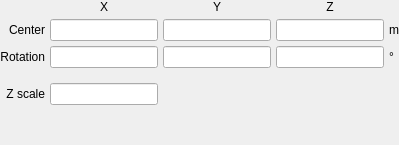
             <widget class="QWidget" name="boy">
              <property name="font">
               <font>
                <weight>50</weight>
                <bold>false</bold>
               </font>
              </property>
              <layout class="QGridLayout" name="gridLayout_9">
               <property name="leftMargin">
                <number>0</number>
               </property>
               <property name="topMargin">
                <number>0</number>
               </property>
               <property name="rightMargin">
                <number>0</number>
               </property>
               <property name="bottomMargin">
                <number>0</number>
               </property>
               <property name="spacing">
                <number>5</number>
               </property>
               <item row="2" column="2">
                <widget class="LineEdit" name="lineedit_boy_rotationy">
                 <property name="font">
                  <font>
                   <weight>50</weight>
                   <bold>false</bold>
                  </font>
                 </property>
                </widget>
               </item>
               <item row="1" column="3">
                <widget class="LineEdit" name="lineedit_boy_translationz">
                 <property name="font">
                  <font>
                   <weight>50</weight>
                   <bold>false</bold>
                  </font>
                 </property>
                </widget>
               </item>
               <item row="1" column="0">
                <widget class="QLabel" name="label_69">
                 <property name="font">
                  <font>
                   <weight>50</weight>
                   <bold>false</bold>
                  </font>
                 </property>
                 <property name="text">
                  <string>Center</string>
                 </property>
                 <property name="alignment">
                  <set>Qt::AlignRight|Qt::AlignTrailing|Qt::AlignVCenter</set>
                 </property>
                </widget>
               </item>
               <item row="2" column="0">
                <widget class="QLabel" name="label_70">
                 <property name="font">
                  <font>
                   <weight>50</weight>
                   <bold>false</bold>
                  </font>
                 </property>
                 <property name="text">
                  <string>Rotation</string>
                 </property>
                 <property name="alignment">
                  <set>Qt::AlignRight|Qt::AlignTrailing|Qt::AlignVCenter</set>
                 </property>
                </widget>
               </item>
               <item row="1" column="2">
                <widget class="LineEdit" name="lineedit_boy_translationy">
                 <property name="font">
                  <font>
                   <weight>50</weight>
                   <bold>false</bold>
                  </font>
                 </property>
                </widget>
               </item>
               <item row="1" column="1">
                <widget class="LineEdit" name="lineedit_boy_translationx">
                 <property name="font">
                  <font>
                   <weight>50</weight>
                   <bold>false</bold>
                  </font>
                 </property>
                </widget>
               </item>
               <item row="2" column="1">
                <widget class="LineEdit" name="lineedit_boy_rotationx">
                 <property name="font">
                  <font>
                   <weight>50</weight>
                   <bold>false</bold>
                  </font>
                 </property>
                </widget>
               </item>
               <item row="4" column="0">
                <widget class="QLabel" name="label_71">
                 <property name="font">
                  <font>
                   <weight>50</weight>
                   <bold>false</bold>
                  </font>
                 </property>
                 <property name="text">
                  <string>Z scale</string>
                 </property>
                 <property name="alignment">
                  <set>Qt::AlignRight|Qt::AlignTrailing|Qt::AlignVCenter</set>
                 </property>
                </widget>
               </item>
               <item row="2" column="3">
                <widget class="LineEdit" name="lineedit_boy_rotationz">
                 <property name="font">
                  <font>
                   <weight>50</weight>
                   <bold>false</bold>
                  </font>
                 </property>
                </widget>
               </item>
               <item row="5" column="1">
                <spacer name="verticalSpacer_12">
                 <property name="orientation">
                  <enum>Qt::Vertical</enum>
                 </property>
                 <property name="sizeHint" stdset="0">
                  <size>
                   <width>20</width>
                   <height>40</height>
                  </size>
                 </property>
                </spacer>
               </item>
               <item row="4" column="1">
                <widget class="LineEdit" name="lineedit_boy_zscale">
                 <property name="font">
                  <font>
                   <weight>50</weight>
                   <bold>false</bold>
                  </font>
                 </property>
                </widget>
               </item>
               <item row="3" column="1">
                <spacer name="verticalSpacer_47">
                 <property name="orientation">
                  <enum>Qt::Vertical</enum>
                 </property>
                 <property name="sizeType">
                  <enum>QSizePolicy::Maximum</enum>
                 </property>
                 <property name="sizeHint" stdset="0">
                  <size>
                   <width>20</width>
                   <height>10</height>
                  </size>
                 </property>
                </spacer>
               </item>
               <item row="0" column="1">
                <widget class="QLabel" name="label_234">
                 <property name="font">
                  <font>
                   <weight>50</weight>
                   <bold>false</bold>
                  </font>
                 </property>
                 <property name="text">
                  <string>X</string>
                 </property>
                 <property name="alignment">
                  <set>Qt::AlignCenter</set>
                 </property>
                </widget>
               </item>
               <item row="0" column="2">
                <widget class="QLabel" name="label_235">
                 <property name="font">
                  <font>
                   <weight>50</weight>
                   <bold>false</bold>
                  </font>
                 </property>
                 <property name="text">
                  <string>Y</string>
                 </property>
                 <property name="alignment">
                  <set>Qt::AlignCenter</set>
                 </property>
                </widget>
               </item>
               <item row="0" column="3">
                <widget class="QLabel" name="label_236">
                 <property name="font">
                  <font>
                   <weight>50</weight>
                   <bold>false</bold>
                  </font>
                 </property>
                 <property name="text">
                  <string>Z</string>
                 </property>
                 <property name="alignment">
                  <set>Qt::AlignCenter</set>
                 </property>
                </widget>
               </item>
               <item row="1" column="4">
                <widget class="QLabel" name="label_237">
                 <property name="font">
                  <font>
                   <weight>50</weight>
                   <bold>false</bold>
                  </font>
                 </property>
                 <property name="text">
                  <string>m</string>
                 </property>
                </widget>
               </item>
               <item row="2" column="4">
                <widget class="QLabel" name="label_238">
                 <property name="font">
                  <font>
                   <weight>50</weight>
                   <bold>false</bold>
                  </font>
                 </property>
                 <property name="text">
                  <string>°</string>
                 </property>
                </widget>
               </item>
              </layout>
             </widget>
